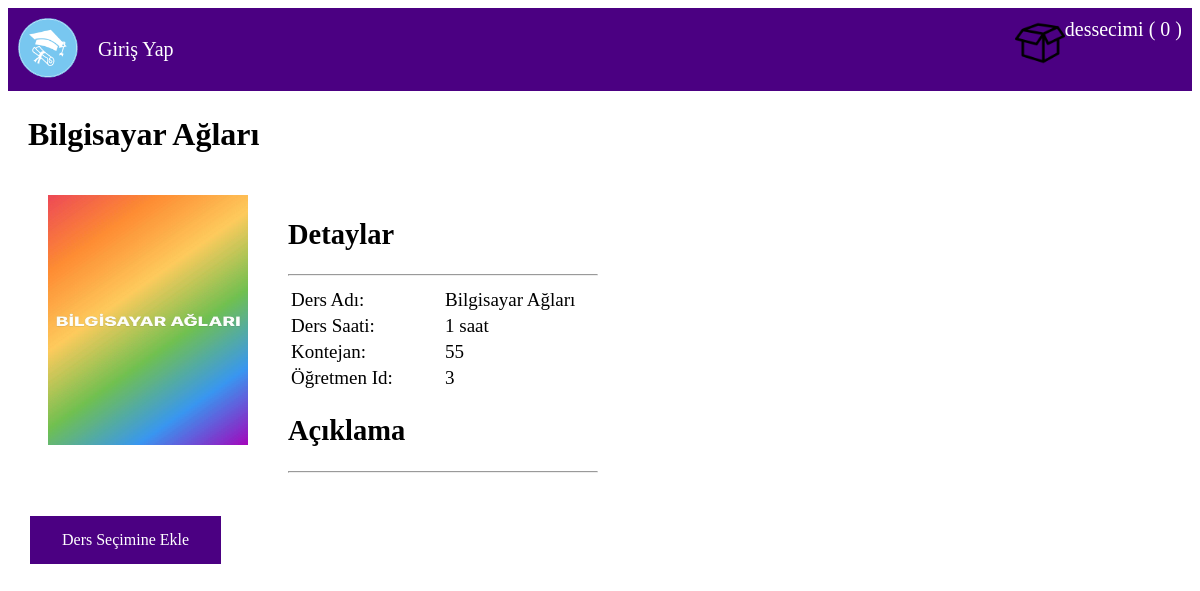
The app's page /lessonDescription?lessonId=23 with its own data.
### tables this page shows
CREATE TABLE "dersler" (
	"isim"	TEXT,
	"aciklama"	TEXT,
	"resim"	TEXT,
	"lessonId"	INTEGER,
	"sinifId"	INTEGER,
	"kontejan"	NUMERIC,
	"derssaati"	INTEGER,
	"ogretmenId"	INTEGER,
	PRIMARY KEY("lessonId")
);

### main.py (the view)
@app.route("/lessonDescription") #ders bilgileri sayfasi
def productDescription():
    try:
        if 'email' not in session: #bu kisim usttekilerle ayni mantik
            adminMi = 0
            session['adminMi'] = adminMi
        adminpanel = ''
        if session['adminMi'] == 0: #bu kisim usttekilerle ayni mantik
            adminpanel = 'display: none;'
        girildiMi, adi, derssecimiSayac = getLoginDetails()
        lessonId = request.args.get('lessonId')
        with sqlite3.connect('database.db') as conn:
            cur = conn.cursor()
            cur.execute('SELECT lessonId, isim, derssaati, aciklama, resim, kontejan,ogretmenId FROM dersler WHERE lessonId = ?', (lessonId, ))
            dersVeri = cur.fetchone() #dersler veritabanindan degiskene aktarildi
        conn.close()
        return render_template("dersBlg.html", adminpanel=adminpanel, data=dersVeri, girildiMi = girildiMi, adi = adi, derssecimiSayac = derssecimiSayac)
    except:
        return redirect(url_for('loginForm')) #giris yapilmadiysa login sayfasina yonlendirme

### main.py (called while the page is built, shortened)
def getLoginDetails():
    with sqlite3.connect('database.db') as conn:
        cur = conn.cursor()
        if 'email' not in session: #emaile gore giris yapildi mi? yapilmadiysa alttaki satilar
            girildiMi = False #girilmedigi icin false
            adi = '' #sitede isim goruntulenmeyecek
            derssecimiSayac = 0 #dersseçimi icinde veri olmayacagi icin 0 belirlendi
    conn.close() #connection kapatildi
    return (girildiMi, adi, derssecimiSayac) #fonksiyonun dondurdugu degiskenler

### templates/dersBlg.html (shortened to what this page needs)
<!DOCTYPE HTML>
<html>
<head>
<link rel="stylesheet" href={{url_for('static', filename='css/lessonDescription.css')}} />
<link rel="stylesheet" href={{ url_for('static', filename='css/topStyle.css')}} />
</head>
<body>
<div id="title">
	<a href="/">
		<img id="logo" src= {{ url_for('static', filename='images/sitelogo.png') }} />
	</a>
	{% if not girildiMi %}
	<div id="signInButton">
		<a class="link" href="/">Giriş Yap</a>
	</div>
	{% endif %}
	<div id="kart">
		<a class="link" href="/cart">
			<img src={{url_for('static', filename='images/shoppingCart.png')}} id="cartIcon" />
			dessecimi ( {{derssecimiSayac}} )
		</a>
	</div>
</div>
<div id="display">
	<div id="lessonName">
		<h1>{{data[1]}}</h1>
	</div>
	<div>
		<img src={{url_for('static', filename='uploads/'+data[4]) }} id="lessonImage"/>
	</div>
	<div id="lessonDescription">
		<h2>Detaylar</h2>
		<hr>
		<table id="descriptionTable">
			<tr>
				<td>Ders Adı:</td>
				<td>{{data[1]}}</td>
			</tr>
			<tr>
				<td>Ders Saati:</td>
				<td>{{data[2]}} saat</td>
			</tr>
			<tr>
				<td>Kontejan:</td>
				<td>{{data[5]}}</td>
			</tr>
			<tr>
				<td>Öğretmen Id:</td>
				<td>{{data[6]}}</td>
			</tr>
		</table>
		<h2>Açıklama</h2>
		<hr>
	</div>
	<div id="addToCart">
		<a href="/addToCart?lessonId={{request.args.get('lessonId')}}" class="button button2">Ders Seçimine Ekle</a>
	</div>
</div>
</body>
</html>

### static/css/lessonDescription.css (style rules this page uses)
#display { margin-top: 20px; margin-left: 20px; margin-right: 20px; margin-bottom: 20px; }
#lessonImage { height: 250px; width: 200px; margin-left: 20px; margin-right: 20px; margin-top: 20px; margin-bottom: 20px; display: inline-block; float: left; }
#lessonDescription { margin-left: 20px; margin-right: 20px; margin-top: 20px; margin-bottom: 20px; display: inline-block; font-size: 19px; }
#descriptionTable td { width: 150px; }
#addToCart { font-size: 20px; }
.button { background-color:indigo; border: none; color: white; padding: 15px 32px; text-align: center; text-decoration: none; display: inline-block; font-size: 16px; margin: 4px 2px; cursor: pointer; -webkit-transition-duration: 0.4s; transition-duration: 0.4s; }

### static/css/topStyle.css (style rules this page uses)
#logo { height: 60px; width: auto; float: left; margin-left: 10px; }
#title { background-color:indigo; display: inline-block; width: 100%; text-decoration: none; padding: 10px 0px 10px 0px; font-size: 20px; }
#signInButton { color: white; margin-top: 20px; margin-bottom: 20px; margin-left: 20px; margin-right: 20px; float: left; }
#signInButton a { color: white; float: right; text-decoration: none; }
#kart { color: white; float: right; margin-right: 10px; }
#kart a { color: white; float: right; text-decoration: none; }
#cartIcon { height: 50px; width: auto; float: left; }

### records on screen
dersler: isim "Bilgisayar Ağları", resim (picture), derssaati "1", kontejan "55", ogretmenId "3"

### other values on screen
{{ derssecimiSayac }} "0"
